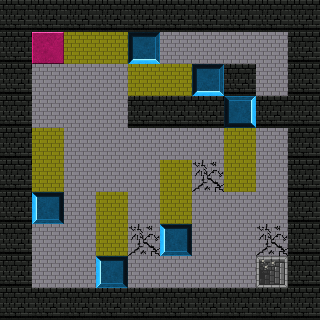

This game map was drawn from its Tiled (.tmx) file and the tilesets committed beside it. A one-line description and the full map source follow:
An orthogonal 10x10 tile map with 32x32 px tiles, 8 tile layers (backgroundLayer, blockedLayer, guardLayer, lightLayer, ...).

<map version="1.2" tiledversion="1.3.2" orientation="orthogonal" renderorder="right-down" compressionlevel="0" width="10" height="10" tilewidth="32" tileheight="32" infinite="0" nextlayerid="10" nextobjectid="1">
 <editorsettings>
  <export target="Intro Level Recon.json" format="json" />
 </editorsettings>
 <tileset firstgid="1" name="tilesBackground" tilewidth="32" tileheight="32" tilecount="140" columns="14">
  <image source="gridtiles.png" width="448" height="320" />
 </tileset>
 <layer id="2" name="backgroundLayer" width="10" height="10">
  <data encoding="csv">
0,0,0,0,0,0,0,0,0,0,
0,1,1,1,1,1,1,1,1,0,
0,1,1,1,1,1,1,1,1,0,
0,1,1,1,1,1,1,1,1,0,
0,1,1,1,1,1,1,1,1,0,
0,1,1,1,1,1,1,1,1,1,
0,1,1,1,1,1,1,1,1,0,
0,1,1,1,1,1,1,1,1,0,
0,1,1,1,1,1,1,1,1,0,
0,0,0,0,0,0,0,0,0,0
</data>
 </layer>
 <layer id="1" name="blockedLayer" width="10" height="10">
  <data encoding="csv">
20,20,20,20,20,20,20,20,20,20,
20,0,0,0,0,0,0,0,0,20,
20,0,0,0,0,0,0,20,0,20,
20,0,0,0,20,20,20,0,20,20,
20,0,0,0,0,0,0,0,0,20,
20,0,0,0,0,0,0,0,0,20,
20,0,0,0,0,0,0,0,0,20,
20,0,0,0,0,0,0,0,0,20,
20,0,0,0,0,0,0,0,0,20,
20,20,20,20,20,20,20,20,20,20
</data>
 </layer>
 <layer id="3" name="guardLayer" width="10" height="10">
  <data encoding="csv">
0,0,0,0,0,0,0,0,0,0,
0,0,0,0,3221225506,0,0,0,0,0,
0,0,0,0,0,0,3221225506,0,0,0,
0,0,0,0,0,0,0,2684354594,0,0,
0,0,0,0,0,0,0,0,0,0,
0,0,0,0,0,0,0,0,0,0,
0,1610612770,0,0,0,0,0,0,0,0,
0,0,0,0,0,1610612770,0,0,0,0,
0,0,0,1610612770,0,0,0,0,0,0,
0,0,0,0,0,0,0,0,0,0
</data>
 </layer>
 <layer id="6" name="lightLayer" width="10" height="10">
  <data encoding="csv">
0,0,0,0,0,0,0,0,0,0,
0,0,71,71,0,0,0,0,0,0,
0,0,0,0,71,71,0,0,0,0,
0,0,0,0,0,0,0,0,0,0,
0,71,0,0,0,0,0,71,0,0,
0,71,0,0,0,71,0,71,0,0,
0,0,0,71,0,71,0,0,0,0,
0,0,0,71,0,0,0,0,0,0,
0,0,0,0,0,0,0,0,0,0,
0,0,0,0,0,0,0,0,0,0
</data>
 </layer>
 <layer id="4" name="winLayer" width="10" height="10">
  <data encoding="csv">
0,0,0,0,0,0,0,0,0,0,
0,0,0,0,0,0,0,0,0,0,
0,0,0,0,0,0,0,0,0,0,
0,0,0,0,0,0,0,0,0,0,
0,0,0,0,0,0,0,0,0,0,
0,0,0,0,0,0,0,0,0,0,
0,0,0,0,0,0,0,0,0,0,
0,0,0,0,0,0,0,0,0,0,
0,0,0,0,0,0,0,0,63,0,
0,0,0,0,0,0,0,0,0,0
</data>
 </layer>
 <layer id="8" name="crackedLayer" width="10" height="10">
  <data encoding="csv">
0,0,0,0,0,0,0,0,0,0,
0,0,0,0,0,0,0,0,0,0,
0,0,0,0,0,0,0,0,0,0,
0,0,0,0,0,0,0,0,0,0,
0,0,0,0,0,0,0,0,0,0,
0,0,0,0,0,0,61,0,0,0,
0,0,0,0,0,0,0,0,0,0,
0,0,0,0,61,0,0,0,61,0,
0,0,0,0,0,0,0,0,0,0,
0,0,0,0,0,0,0,0,0,0
</data>
 </layer>
 <layer id="9" name="moveableLayer" width="10" height="10">
  <data encoding="csv">
0,0,0,0,0,0,0,0,0,0,
0,0,0,0,0,0,0,0,0,0,
0,0,0,0,0,0,0,0,0,0,
0,0,0,0,0,0,0,0,0,0,
0,0,0,0,0,0,0,0,0,0,
0,0,0,0,0,0,0,0,0,0,
0,0,0,0,0,0,0,0,0,0,
0,0,0,0,0,0,0,0,0,0,
0,0,0,0,0,0,0,0,0,0,
0,0,0,0,0,0,0,0,0,0
</data>
 </layer>
 <layer id="7" name="startLayer" width="10" height="10">
  <data encoding="csv">
0,0,0,0,0,0,0,0,0,0,
0,99,0,0,0,0,0,0,0,0,
0,0,0,0,0,0,0,0,0,0,
0,0,0,0,0,0,0,0,0,0,
0,0,0,0,0,0,0,0,0,0,
0,0,0,0,0,0,0,0,0,0,
0,0,0,0,0,0,0,0,0,0,
0,0,0,0,0,0,0,0,0,0,
0,0,0,0,0,0,0,0,0,0,
0,0,0,0,0,0,0,0,0,0
</data>
 </layer>
</map>